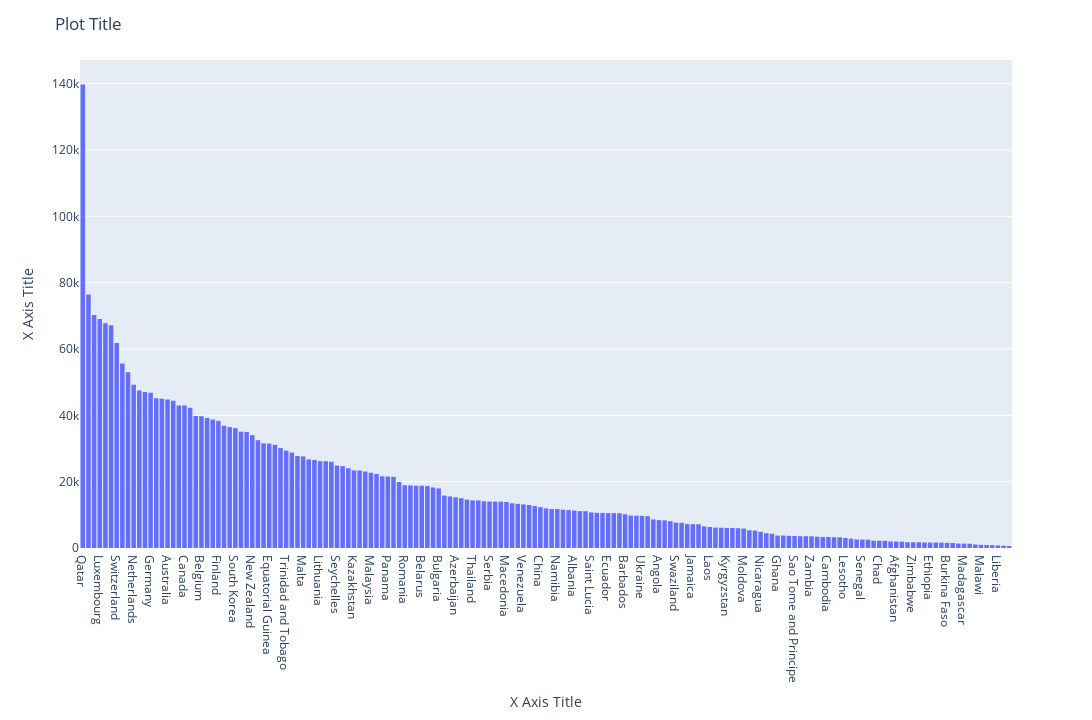

The cell this chart's notebook holds for it:
### Code cell
fig = px.histogram(year2016_data, x='Entity', y='GDP per capita (int.-$) ($)')

# fig.update_yaxes(range=[0, 70000])

fig.update_layout(width=width_plot, height=height_plot, title='Plot Title', xaxis_title='X Axis Title', yaxis_title='X Axis Title', showlegend=True, legend_title='Legend Title')

# fig.write_image("../plots/leilani_mitchell/leilani_mitchell_stats.png")

fig.show()

### Figure 1 — Plotly figure (JSON) as saved in the notebook; plotly's stock layout.template omitted (floating-point values rounded to 4 significant figures; data arrays with more than 128 entries replaced by an {"elided": "..."} marker saying what was removed)
{"data": [{"alignmentgroup": "True", "bingroup": "x", "histfunc": "sum", "hovertemplate": "Entity=%{x}<br>sum of GDP per capita (int.-$) ($)=%{y}<extra></extra>", "legendgroup": "", "marker": {"color": "#636efa"}, "name": "", "offsetgroup": "", "orientation": "v", "showlegend": false, "type": "histogram", "x": {"elided": "165 str values"}, "xaxis": "x", "y": {"elided": "165 int values"}, "yaxis": "y"}], "layout": {"barmode": "relative", "height": 720, "legend": {"title": {"text": "Legend Title"}, "tracegroupgap": 0}, "margin": {"t": 60}, "showlegend": true, "title": {"text": "Plot Title"}, "width": 1280, "xaxis": {"anchor": "y", "domain": [0, 1], "title": {"text": "X Axis Title"}}, "yaxis": {"anchor": "x", "domain": [0, 1], "title": {"text": "X Axis Title"}}}}
